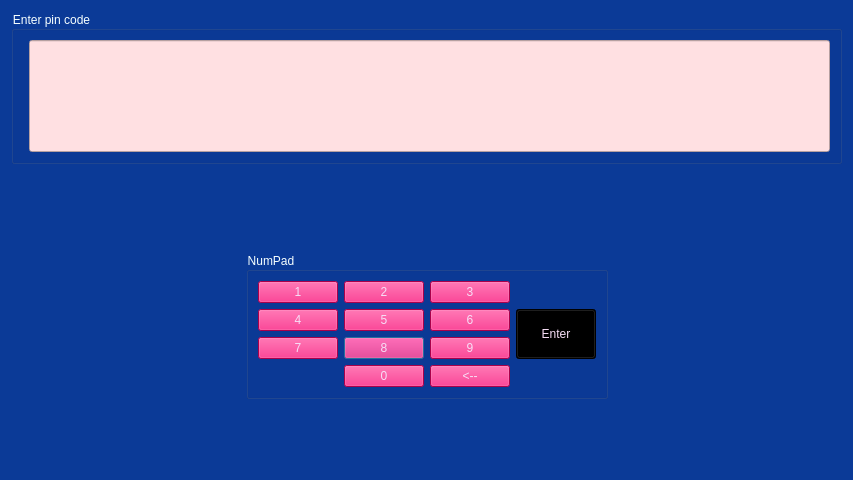
<?xml version="1.0" encoding="UTF-8"?>
<ui version="4.0">
 <class>PinWindow</class>
 <widget class="QDialog" name="PinWindow">
  <property name="geometry">
   <rect>
    <x>0</x>
    <y>0</y>
    <width>853</width>
    <height>480</height>
   </rect>
  </property>
  <property name="windowTitle">
   <string>Dialog</string>
  </property>
  <property name="styleSheet">
   <string notr="true">background-color: rgb(11, 58, 151);</string>
  </property>
  <layout class="QGridLayout" name="gridLayout_2">
   <item row="0" column="0" rowspan="2" colspan="3">
    <widget class="QGroupBox" name="groupBox">
     <property name="sizePolicy">
      <sizepolicy hsizetype="Preferred" vsizetype="Minimum">
       <horstretch>0</horstretch>
       <verstretch>0</verstretch>
      </sizepolicy>
     </property>
     <property name="styleSheet">
      <string notr="true">color: rgb(246, 255, 255);</string>
     </property>
     <property name="title">
      <string>Enter pin code</string>
     </property>
     <layout class="QFormLayout" name="formLayout">
      <item row="0" column="1">
       <widget class="QLineEdit" name="ePass">
        <property name="sizePolicy">
         <sizepolicy hsizetype="Preferred" vsizetype="Preferred">
          <horstretch>0</horstretch>
          <verstretch>75</verstretch>
         </sizepolicy>
        </property>
        <property name="styleSheet">
         <string notr="true">background-color: rgb(255, 224, 226);</string>
        </property>
       </widget>
      </item>
     </layout>
    </widget>
   </item>
   <item row="2" column="0" colspan="3" alignment="Qt::AlignHCenter">
    <widget class="QLabel" name="lError">
     <property name="font">
      <font>
       <family>Palatino Linotype</family>
       <pointsize>18</pointsize>
       <weight>50</weight>
       <italic>false</italic>
       <bold>false</bold>
      </font>
     </property>
     <property name="styleSheet">
      <string notr="true">color: rgb(255, 0, 0);</string>
     </property>
     <property name="text">
      <string/>
     </property>
    </widget>
   </item>
   <item row="4" column="1">
    <widget class="QGroupBox" name="groupBox_2">
     <property name="styleSheet">
      <string notr="true">color: rgb(246, 255, 255);</string>
     </property>
     <property name="title">
      <string>NumPad</string>
     </property>
     <layout class="QGridLayout" name="gridLayout">
      <item row="3" column="1">
       <widget class="QPushButton" name="pushButton_9">
        <property name="styleSheet">
         <string notr="true">background-color: rgb(238, 0, 104);
color: rgb(247, 222, 246);</string>
        </property>
        <property name="text">
         <string>8</string>
        </property>
       </widget>
      </item>
      <item row="2" column="1">
       <widget class="QPushButton" name="pushButton_6">
        <property name="styleSheet">
         <string notr="true">background-color: rgb(238, 0, 104);
color: rgb(247, 222, 246);</string>
        </property>
        <property name="text">
         <string>5</string>
        </property>
       </widget>
      </item>
      <item row="2" column="0">
       <widget class="QPushButton" name="pushButton_5">
        <property name="styleSheet">
         <string notr="true">background-color: rgb(238, 0, 104);
color: rgb(247, 222, 246);</string>
        </property>
        <property name="text">
         <string>4</string>
        </property>
       </widget>
      </item>
      <item row="2" column="2">
       <widget class="QPushButton" name="pushButton_7">
        <property name="styleSheet">
         <string notr="true">background-color: rgb(238, 0, 104);
color: rgb(247, 222, 246);</string>
        </property>
        <property name="text">
         <string>6</string>
        </property>
       </widget>
      </item>
      <item row="1" column="2">
       <widget class="QPushButton" name="pushButton_4">
        <property name="styleSheet">
         <string notr="true">background-color: rgb(238, 0, 104);
color: rgb(247, 222, 246);</string>
        </property>
        <property name="text">
         <string>3</string>
        </property>
       </widget>
      </item>
      <item row="1" column="1">
       <widget class="QPushButton" name="pushButton_3">
        <property name="styleSheet">
         <string notr="true">background-color: rgb(238, 0, 104);
color: rgb(247, 222, 246);</string>
        </property>
        <property name="text">
         <string>2</string>
        </property>
       </widget>
      </item>
      <item row="3" column="0">
       <widget class="QPushButton" name="pushButton_8">
        <property name="styleSheet">
         <string notr="true">background-color: rgb(238, 0, 104);
color: rgb(247, 222, 246);</string>
        </property>
        <property name="text">
         <string>7</string>
        </property>
       </widget>
      </item>
      <item row="1" column="0">
       <widget class="QPushButton" name="pushButton_2">
        <property name="styleSheet">
         <string notr="true">background-color: rgb(238, 0, 104);
color: rgb(247, 222, 246);</string>
        </property>
        <property name="text">
         <string>1</string>
        </property>
       </widget>
      </item>
      <item row="3" column="2">
       <widget class="QPushButton" name="pushButton_10">
        <property name="styleSheet">
         <string notr="true">background-color: rgb(238, 0, 104);
color: rgb(247, 222, 246);</string>
        </property>
        <property name="text">
         <string>9</string>
        </property>
       </widget>
      </item>
      <item row="4" column="1">
       <widget class="QPushButton" name="pushButton_11">
        <property name="styleSheet">
         <string notr="true">background-color: rgb(238, 0, 104);
color: rgb(247, 222, 246);</string>
        </property>
        <property name="text">
         <string>0</string>
        </property>
       </widget>
      </item>
      <item row="4" column="2">
       <widget class="QPushButton" name="pushButton_12">
        <property name="styleSheet">
         <string notr="true">background-color: rgb(238, 0, 104);
color: rgb(247, 222, 246);</string>
        </property>
        <property name="text">
         <string>&lt;--</string>
        </property>
       </widget>
      </item>
      <item row="2" column="3" rowspan="2">
       <widget class="QPushButton" name="bPass">
        <property name="sizePolicy">
         <sizepolicy hsizetype="Minimum" vsizetype="Minimum">
          <horstretch>0</horstretch>
          <verstretch>0</verstretch>
         </sizepolicy>
        </property>
        <property name="styleSheet">
         <string notr="true">
color: rgb(247, 222, 246);
background-color: rgb(0, 0, 0);</string>
        </property>
        <property name="text">
         <string>Enter</string>
        </property>
       </widget>
      </item>
     </layout>
    </widget>
   </item>
   <item row="4" column="0">
    <spacer name="horizontalSpacer">
     <property name="orientation">
      <enum>Qt::Horizontal</enum>
     </property>
     <property name="sizeType">
      <enum>QSizePolicy::Minimum</enum>
     </property>
     <property name="sizeHint" stdset="0">
      <size>
       <width>200</width>
       <height>20</height>
      </size>
     </property>
    </spacer>
   </item>
   <item row="4" column="2">
    <spacer name="horizontalSpacer_2">
     <property name="orientation">
      <enum>Qt::Horizontal</enum>
     </property>
     <property name="sizeType">
      <enum>QSizePolicy::Fixed</enum>
     </property>
     <property name="sizeHint" stdset="0">
      <size>
       <width>200</width>
       <height>20</height>
      </size>
     </property>
    </spacer>
   </item>
   <item row="5" column="1">
    <spacer name="verticalSpacer_2">
     <property name="orientation">
      <enum>Qt::Vertical</enum>
     </property>
     <property name="sizeType">
      <enum>QSizePolicy::Fixed</enum>
     </property>
     <property name="sizeHint" stdset="0">
      <size>
       <width>20</width>
       <height>70</height>
      </size>
     </property>
    </spacer>
   </item>
  </layout>
 </widget>
 <resources/>
 <connections/>
</ui>
